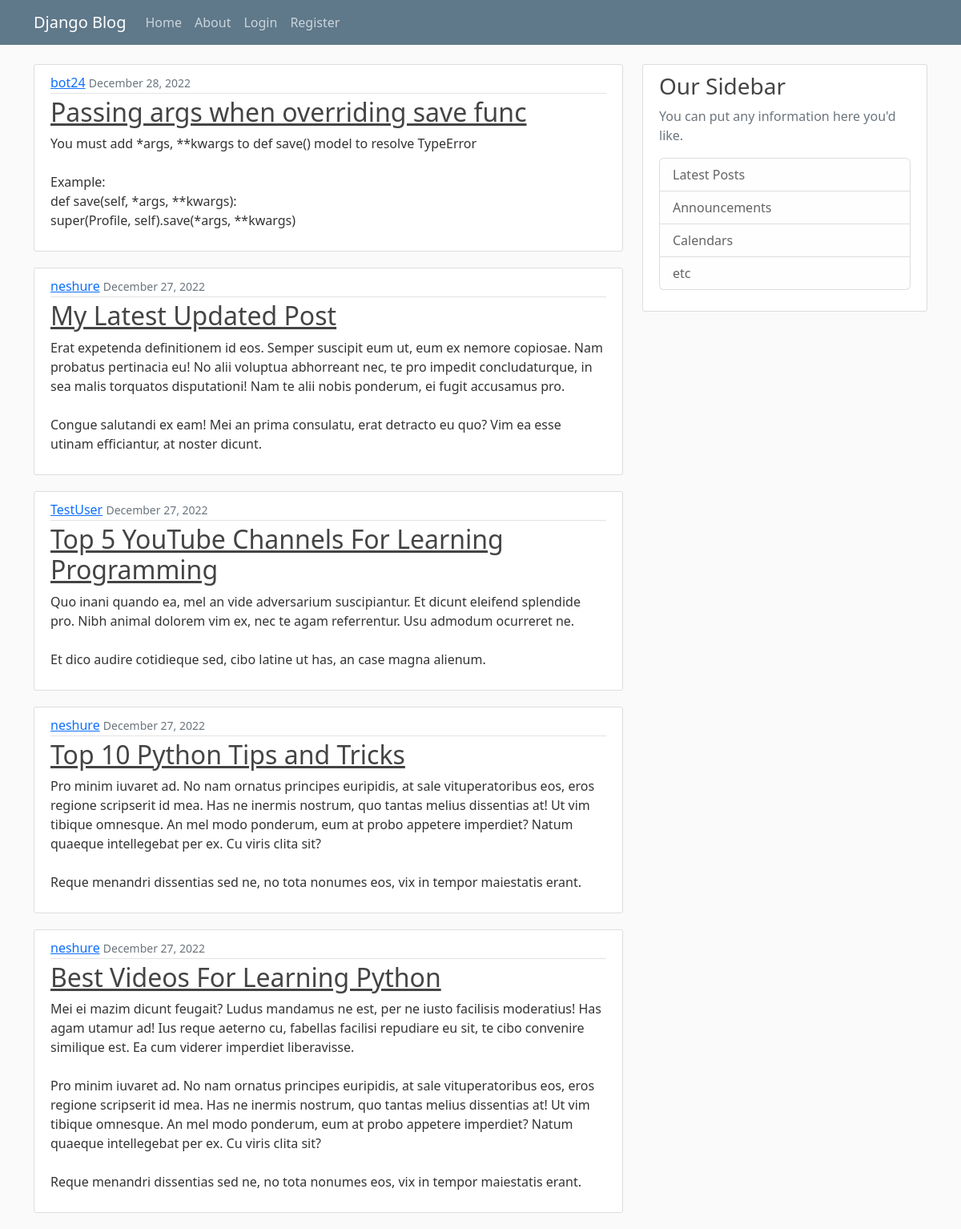
Before: / with the older database file.
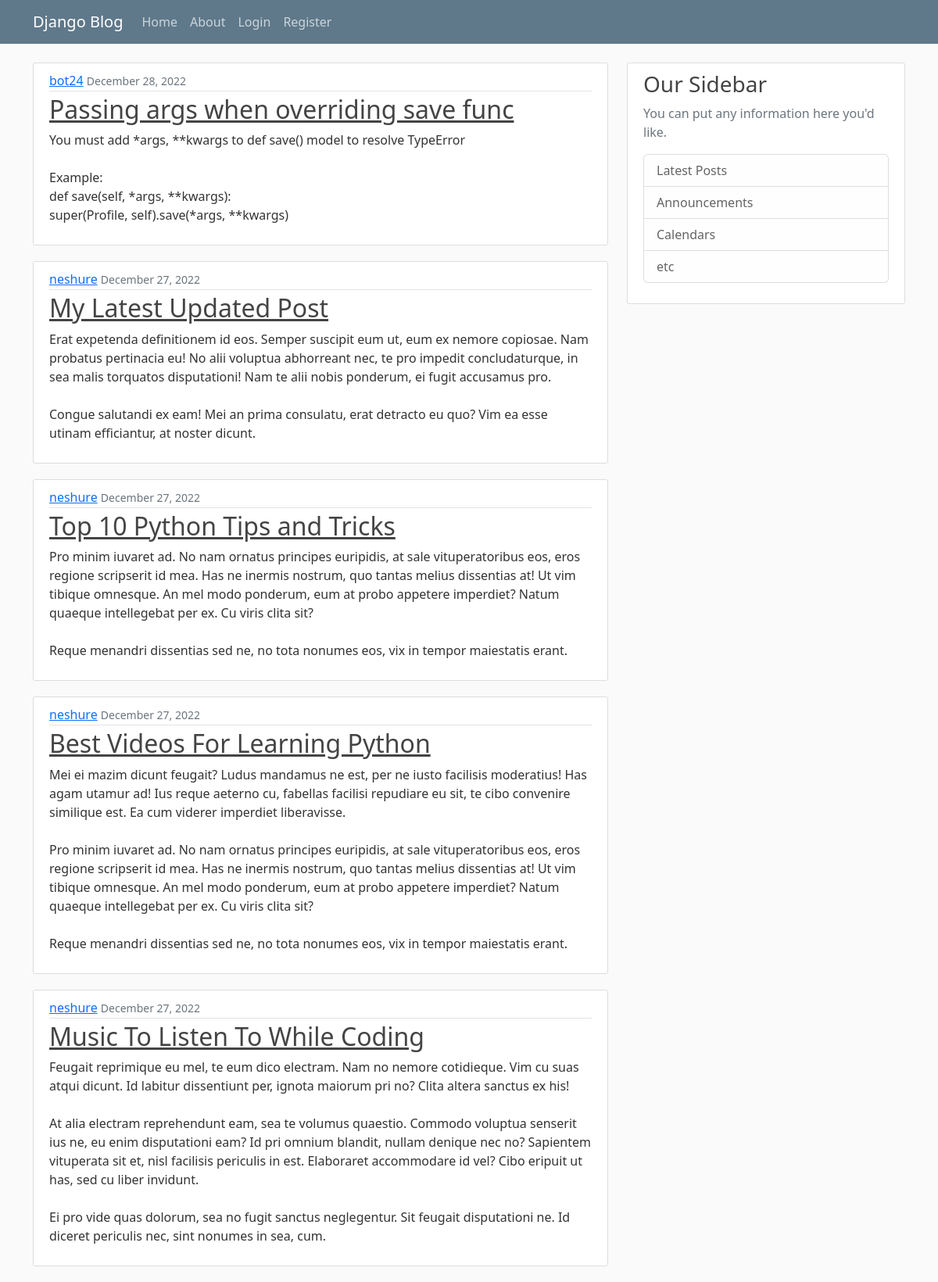
After: the same page with the newer database file.
### blog/models.py (models this page shows, shortened)
class Post(models.Model):
  title = models.CharField(max_length=100)
  content = models.TextField()
  date_posted = models.DateTimeField(default=timezone.now)
  author = models.ForeignKey(User, on_delete=models.CASCADE)

### blog/views.py (the view)
# urls.py: path('', PostListView.as_view(), name ='blog-home'),
class PostListView(ListView):
  model = Post
  template_name = "blog/home.html"
  context_object_name = 'posts' # Tells ListView what variable to loop over
  ordering = ['-date_posted']
  paginate_by = 5 #Allows user to see post by pages

### blog/templates/blog/home.html
{% extends 'blog/layout.html' %} {% block content %} {% for post in posts %}
<article class="media content-section">
  <div class="media-body">
    <div class="article-metadata">
      <a class="mr-2" href="#">{{ post.author }}</a>
      <small class="text-muted">{{ post.date_posted|date:"F d, Y" }}</small>
    </div>
    <h2><a class="article-title" href="#">{{ post.title }}</a></h2>
    <p class="article-content">{{ post.content }}</p>
  </div>
</article>
{% endfor %} {% endblock %}

Changed rows visible on the page:
removed Post: author "TestUser", date_posted "December 27, 2022", title "Top 5 YouTube Channels For Learning Programming", content "Quo inani quando ea, mel an vide adversarium suscipiantur. Et dicunt eleifend splendide pro. Nibh animal dolorem vim ex, nec te agam referrentur. Usu admodum ocurreret ne. Et dico audire cotidieque sed, cibo latine ut has, an case magna alienum."
now on this page (row unchanged): Post: author "neshure", date_posted "December 27, 2022", title "Music To Listen To While Coding", content "Feugait reprimique eu mel, te eum dico electram. Nam no nemore cotidieque. Vim cu suas atqui dicunt. Id labitur dissentiunt per, ignota maiorum pri no? Clita altera sanctus ex his! At alia electram reprehendunt eam, sea te volumus quaestio. Commodo voluptua senserit ius ne, eu enim disputationi eam? Id pri omnium blandit, nullam denique nec no? Sapientem vituperata sit et, nisl facilisis periculis in est. Elaboraret accommodare id vel? Cibo eripuit ut has, sed cu liber invidunt. Ei pro vide quas dolorum, sea no fugit sanctus neglegentur. Sit feugait disputationi ne. Id diceret periculis nec, sint nonumes in sea, cum."
